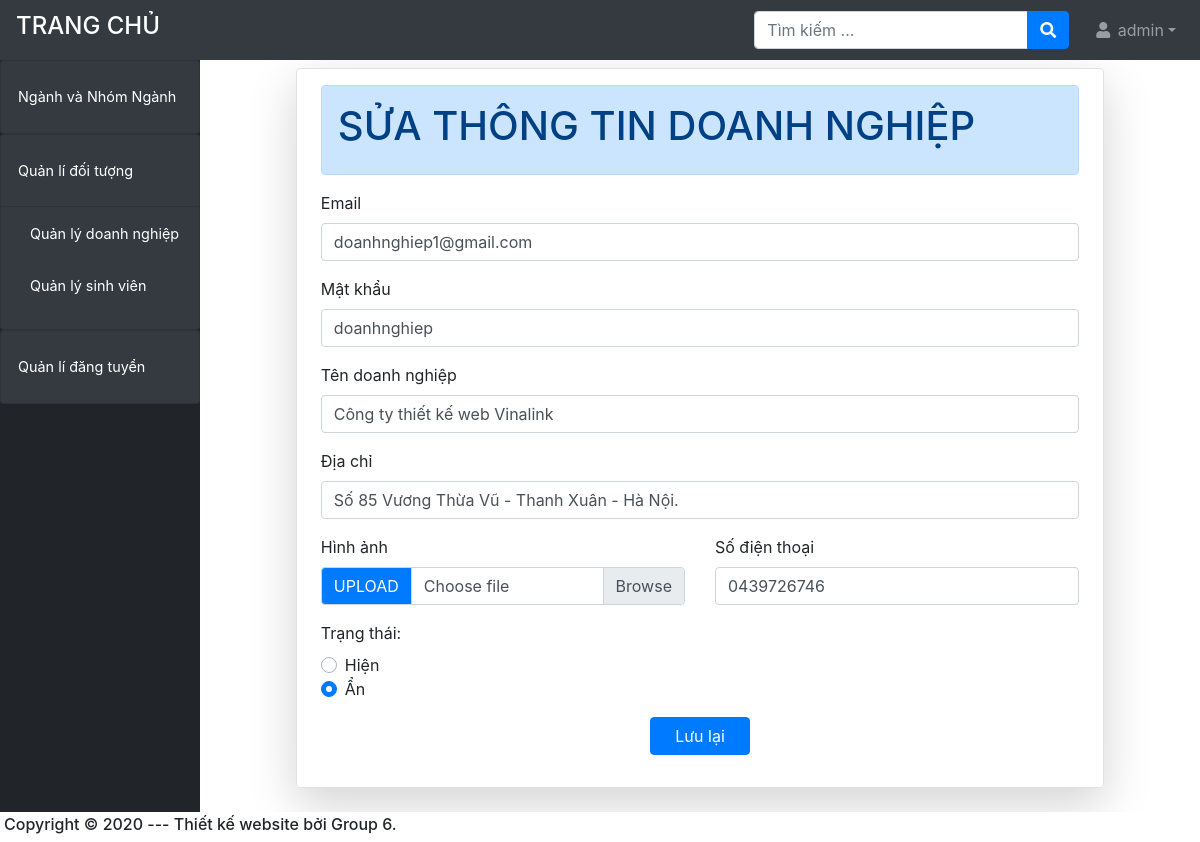
Before: /admin/?ctrl=doanh_nghiep&act=edit&id_dn=14 (signed in) with the older database file.
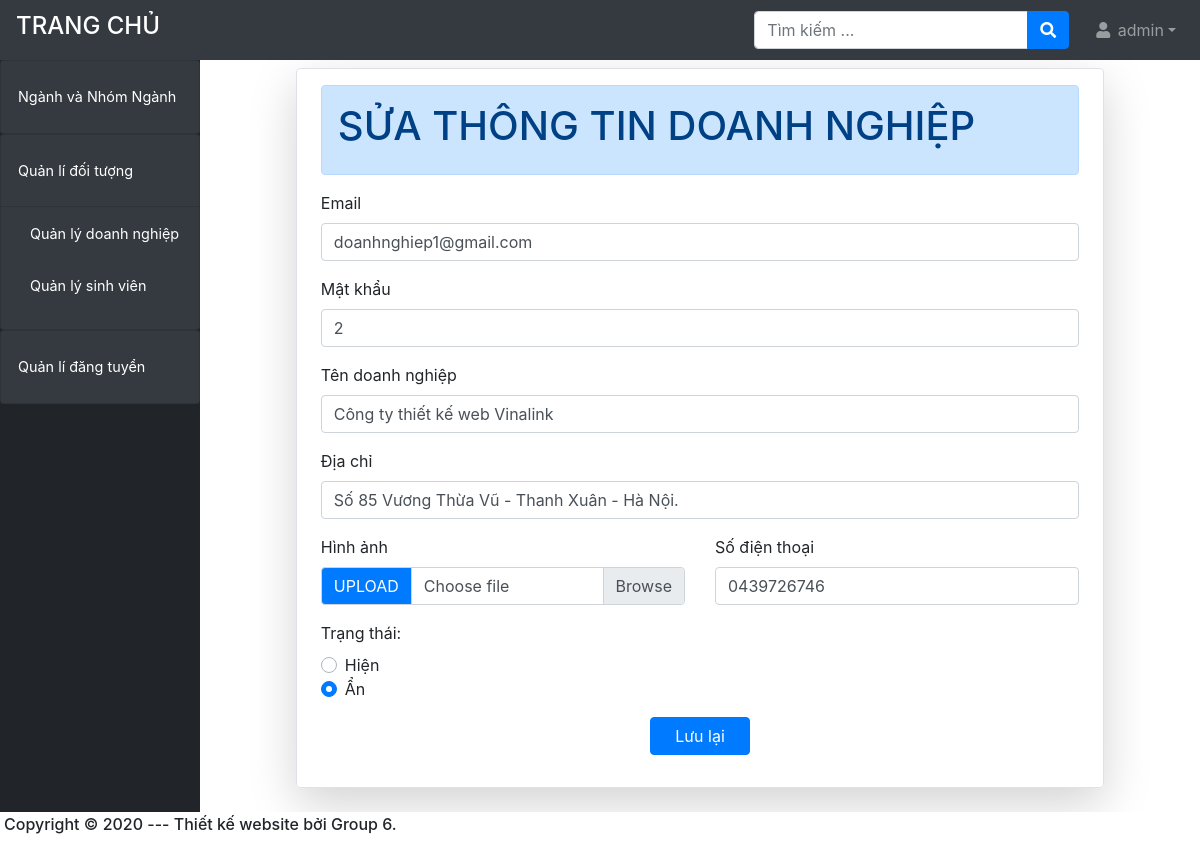
After: the same page with the newer database file.
### tables this page shows
CREATE TABLE `user` (
  `id_user` int(12) NOT NULL,
  `user` varchar(50) NOT NULL,
  `pass` varchar(30) NOT NULL,
  `email` varchar(200) DEFAULT NULL,
  `chuc_vu` tinyint(1) NOT NULL,
  `kich_hoat` tinyint(1) DEFAULT 0 COMMENT 'dùng để check lần đầu login '
);

### system/database.php (called while the page is built, shortened)
<?php
    function getConnection()  {
        try {
            $conn = new PDO("mysql:host=".HOST_DB.";dbname=".NAME_DB, USER_DB, PASS_DB);
            $conn->setAttribute(PDO::ATTR_ERRMODE, PDO::ERRMODE_EXCEPTION);
            return $conn;
            } catch(PDOException $e) {
            echo "Connection failed: " . $e->getMessage();
            }
        }
    function query($sql)   {
        $conn = getConnection();
        $result = $conn->query($sql);
        return $result;
        }
    function queryOne($sql) {
        $conn = getConnection();
        $result = $conn->query($sql);
        $row = $result->fetch(PDO::FETCH_ASSOC);
        return $row;
    }
?>

### admin/models/doanh_nghiep.php (called while the page is built, shortened)
<?php require_once('../system/database.php');
function getAllUser()
{
    $sql = "SELECT * from user";
    return query($sql);
}
function getDoanhnghiepByID($id_dn)
{
    $sql = "SELECT * from doanh_nghiep where id_dn='$id_dn'";
    return queryOne($sql);
}
?>

### admin/views/dn-edit.php (the view, shortened to what this page needs)
<form method="POST" class="col-10 mx-auto border  shadow-lg px-4 py-3 shadow rounded mt-2 mb-4"
    action="<?= ADMIN_URL ?>/?ctrl=doanh_nghiep&act=update" enctype="multipart/form-data">
    <div class="overflow-hidden">
        <div class="alert alert-primary w-100 p-3" role="alert">
            <h1>SỬA THÔNG TIN DOANH NGHIỆP</h1>
        </div>
    </div>
    <div class="form-group">
        <div class="form-group">
            <label for="">Email</label>
            <?php
                require_once "models/doanh_nghiep.php";
                $ds = getAllUser();
                foreach ($ds as $u) { ?>
            <?php if ($row['id_user'] == $u['id_user']) { ?>
            <input type="email" class="form-control" required id="email" name="email" value="<?= $u['email'] ?>">
            <?php } ?>
            <?php } ?>
        </div>
        <div class="form-group">
            <label for="">Mật khẩu</label>
            <?php $ds = getAllUser();
            foreach ($ds as $u) { ?>
            <?php if ($row['id_user'] == $u['id_user']) { ?>
            <input type="text" class="form-control" required id="email" name="pass" value="<?= $u['pass'] ?>">
            <?php } ?>
            <?php } ?>
        </div>
        <div class="form-group">
            <label for="">Tên doanh nghiệp</label>
            <input type="text" class="form-control" id="user" name="ten_dn" required placeholder="Tên doanh nghiệp"
                value="<?= $row['ten_dn'] ?>">
        </div>
        <div class="form-group">
            <label for="">Địa chỉ</label>
            <input type="text" class="form-control" id="user" name="dia_chi" required placeholder="Địa chỉ"
                value="<?= $row['dia_chi'] ?>">
        </div>
        <div class="row">
            <div class="form-group col-6">
                <label for="">Hình ảnh</label>
                <div class="input-group">
                    <div class="input-group-prepend">
                        <span class="input-group-text bg-primary text-white" id="inputGroupFileAddon01">UPLOAD</span>
                    </div>
                    <div class="custom-file  ">
                        <label class="custom-file-label " for="inputGroupFile01">Choose file</label>
                    </div>
                </div>
            </div>
            <div class="form-group col-6">
                <label for="">Số điện thoại</label>
                <input type="number" class="form-control" id="sdt" name="sdt" required value="<?= $row['sdt'] ?>">
            </div>
        </div>
        <div class="row">
            <div class="form-group col-6">
                <label for="">Trạng thái:</label><br>
                <div class="custom-control custom-radio form-check-inline">
                    <label class="custom-control-label" for="anhien1"> Hiện</label>
                </div>
                <div class="custom-control custom-radio">
                    <label class="custom-control-label" for="anhien0"> Ẩn </label>
                </div>
            </div>
        </div>
        <div class="row form-group  justify-content-center align-items-center ">
            <button type="submit" class="btn btn-primary px-4">Lưu lại</button>
        </div>
</form>

Changed rows visible on the page:
changed user "doanhnghiep1@gmail.com": pass "doanhnghiep" → "2"
